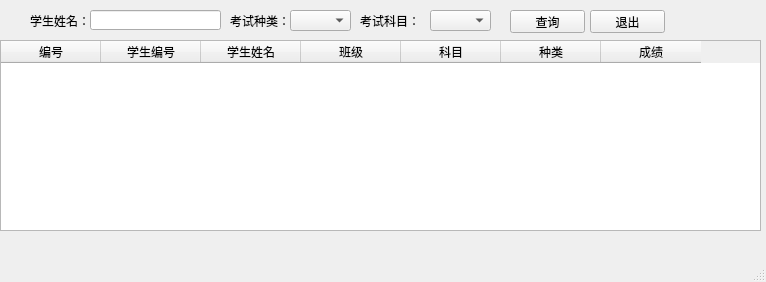
<?xml version="1.0" encoding="UTF-8"?>
<ui version="4.0">
 <class>MainWindow</class>
 <widget class="QMainWindow" name="MainWindow">
  <property name="geometry">
   <rect>
    <x>0</x>
    <y>0</y>
    <width>766</width>
    <height>282</height>
   </rect>
  </property>
  <property name="windowTitle">
   <string>学生成绩查询</string>
  </property>
  <property name="windowIcon">
   <iconset>
    <normaloff>../image/favicon.ico</normaloff>../image/favicon.ico</iconset>
  </property>
  <widget class="QWidget" name="centralwidget">
   <widget class="QTableWidget" name="tableWidget">
    <property name="geometry">
     <rect>
      <x>0</x>
      <y>40</y>
      <width>761</width>
      <height>191</height>
     </rect>
    </property>
    <column>
     <property name="text">
      <string>编号</string>
     </property>
    </column>
    <column>
     <property name="text">
      <string>学生编号</string>
     </property>
    </column>
    <column>
     <property name="text">
      <string>学生姓名</string>
     </property>
    </column>
    <column>
     <property name="text">
      <string>班级</string>
     </property>
    </column>
    <column>
     <property name="text">
      <string>科目</string>
     </property>
    </column>
    <column>
     <property name="text">
      <string>种类</string>
     </property>
    </column>
    <column>
     <property name="text">
      <string>成绩</string>
     </property>
    </column>
   </widget>
   <widget class="QLabel" name="label">
    <property name="geometry">
     <rect>
      <x>230</x>
      <y>10</y>
      <width>61</width>
      <height>21</height>
     </rect>
    </property>
    <property name="text">
     <string>考试种类：</string>
    </property>
   </widget>
   <widget class="QComboBox" name="comboBox">
    <property name="geometry">
     <rect>
      <x>290</x>
      <y>10</y>
      <width>61</width>
      <height>21</height>
     </rect>
    </property>
   </widget>
   <widget class="QPushButton" name="pushButton_3">
    <property name="geometry">
     <rect>
      <x>510</x>
      <y>10</y>
      <width>75</width>
      <height>23</height>
     </rect>
    </property>
    <property name="text">
     <string>查询</string>
    </property>
   </widget>
   <widget class="QPushButton" name="pushButton_4">
    <property name="geometry">
     <rect>
      <x>590</x>
      <y>10</y>
      <width>75</width>
      <height>23</height>
     </rect>
    </property>
    <property name="text">
     <string>退出</string>
    </property>
   </widget>
   <widget class="QLabel" name="label_5">
    <property name="geometry">
     <rect>
      <x>30</x>
      <y>10</y>
      <width>61</width>
      <height>21</height>
     </rect>
    </property>
    <property name="text">
     <string>学生姓名：</string>
    </property>
   </widget>
   <widget class="QLineEdit" name="lineEdit_3">
    <property name="geometry">
     <rect>
      <x>90</x>
      <y>10</y>
      <width>131</width>
      <height>20</height>
     </rect>
    </property>
   </widget>
   <widget class="QLabel" name="label_8">
    <property name="geometry">
     <rect>
      <x>360</x>
      <y>10</y>
      <width>61</width>
      <height>21</height>
     </rect>
    </property>
    <property name="text">
     <string>考试科目：</string>
    </property>
   </widget>
   <widget class="QComboBox" name="comboBox_5">
    <property name="geometry">
     <rect>
      <x>430</x>
      <y>10</y>
      <width>61</width>
      <height>21</height>
     </rect>
    </property>
   </widget>
  </widget>
  <widget class="QMenuBar" name="menubar">
   <property name="geometry">
    <rect>
     <x>0</x>
     <y>0</y>
     <width>766</width>
     <height>23</height>
    </rect>
   </property>
  </widget>
  <widget class="QStatusBar" name="statusbar"/>
 </widget>
 <resources/>
 <connections/>
</ui>
